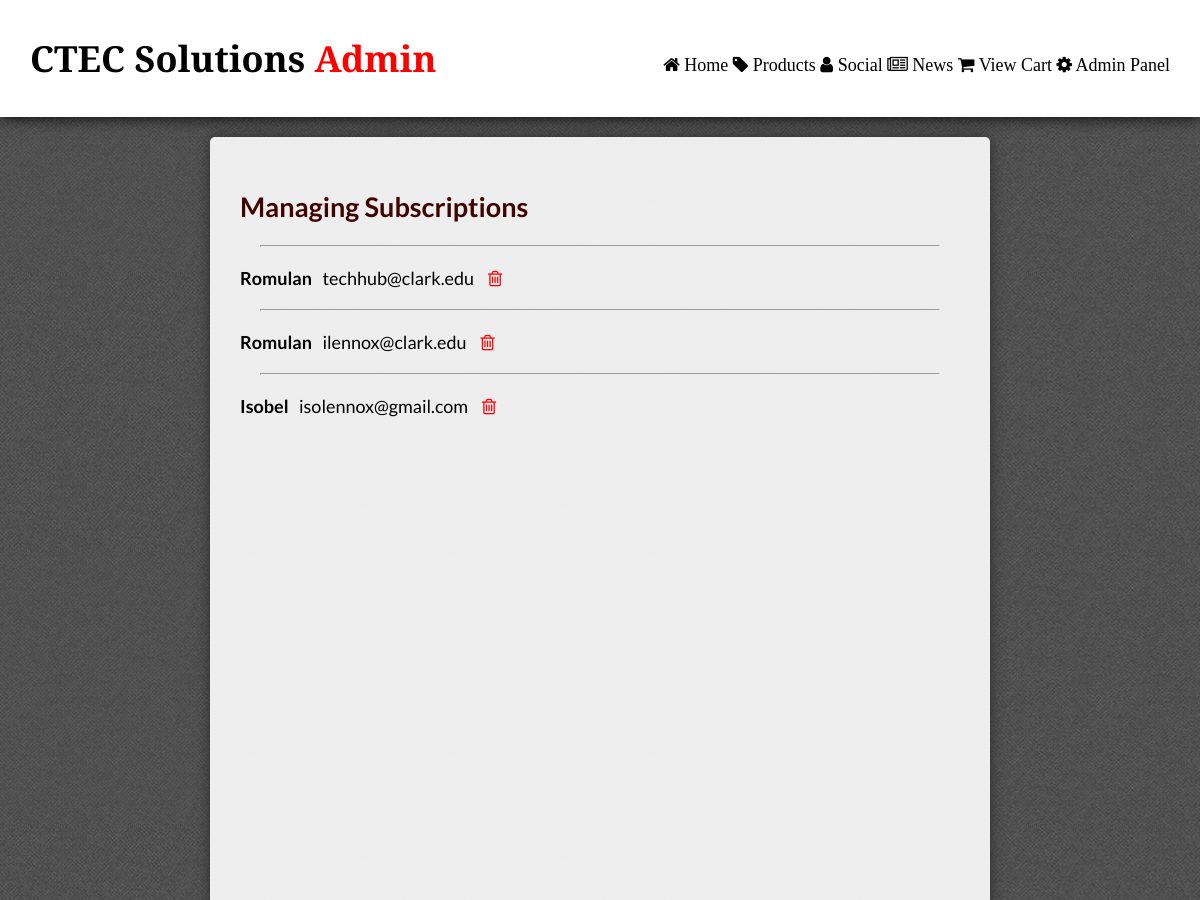
The page /subscriptions.php?admin=1 (upper part) on the database as committed earlier.
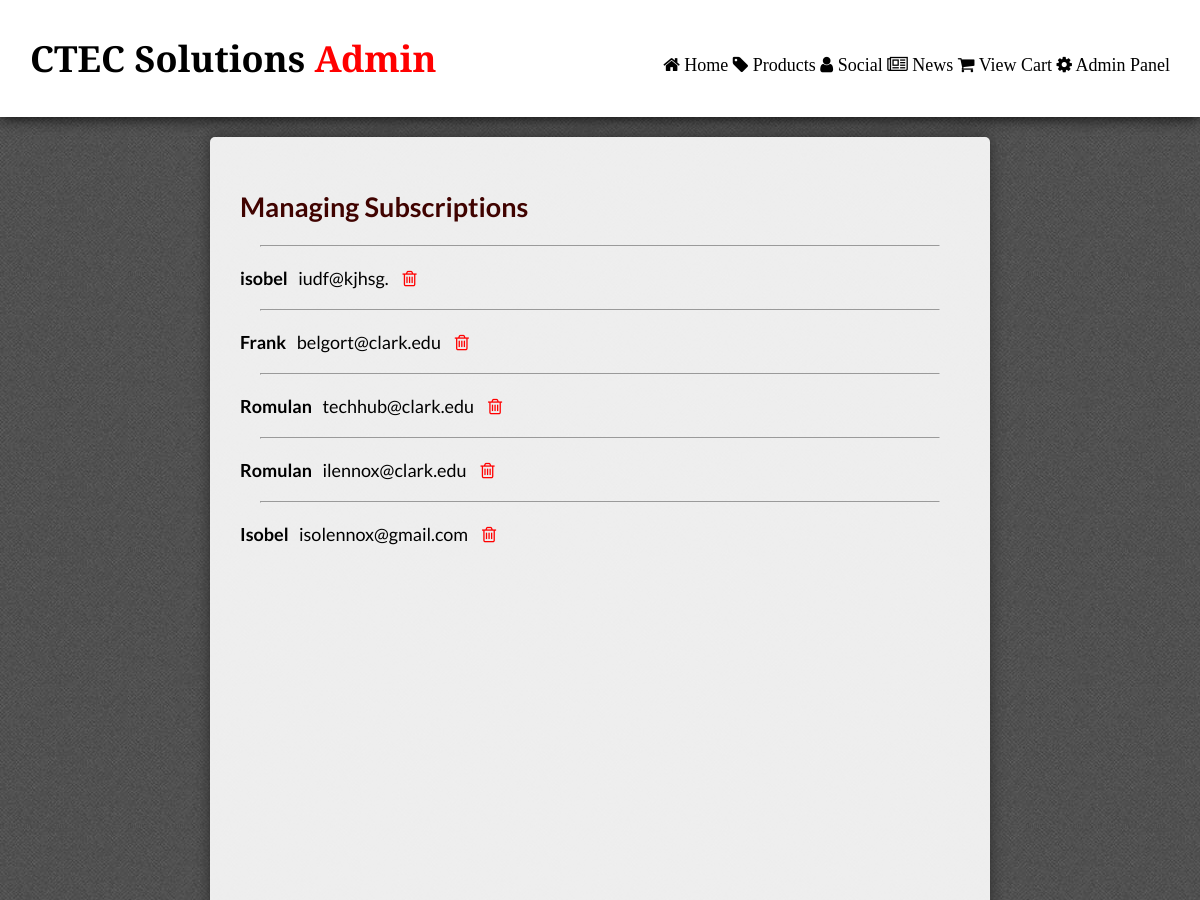
The same page on the database as committed later.
### tables this page shows
CREATE TABLE IF NOT EXISTS `subscribed` (
  `id` int(11) NOT NULL,
  `email` varchar(100) NOT NULL,
  `name` varchar(100) NOT NULL
);

### subscriptions.php (the view, shortened to what this page needs)
<?php include("inc/header.php"); ?>
<div id="page">
   <?php
if($admin==1){
    echo "<span id=\"admin\"><h2>Managing Subscriptions</h2></span> ";
    ?>
  <?php
$q = "SELECT * FROM subscribed ORDER BY id DESC";
$r = @mysqli_query ($connection, $q);
if($r){
foreach($r as $row){
      ?>
      <hr/>
 <?php echo "<strong>".$row['name']."</strong>";
    echo $row['email'];
    echo "<a onclick='return confirm(\"DELETE this article?\");' href=\"delete.php?subscribed=".$row['id']."\"> <span style=\"color:red\" class=\"\"><i class=\"fa fa-trash-o\"></i></span> </a>";
     ?>
 <?php }
}
}else{
    redirect_to("home.php");
}
?>
</div>
<?php include("inc/footer.php"); ?>

Rows that differ between the two databases and show on the page:
added subscribed: name "isobel", email "iudf@kjhsg."
added subscribed: name "Frank", email "belgort@clark.edu"
